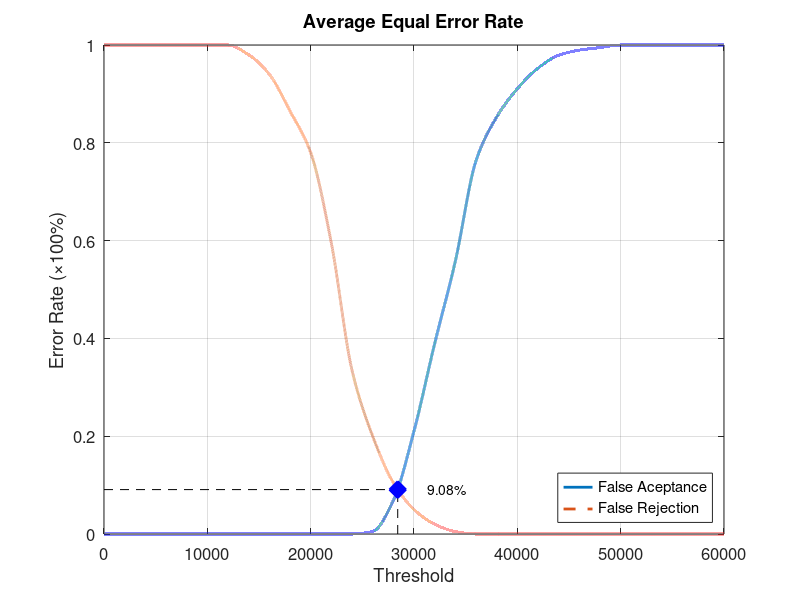
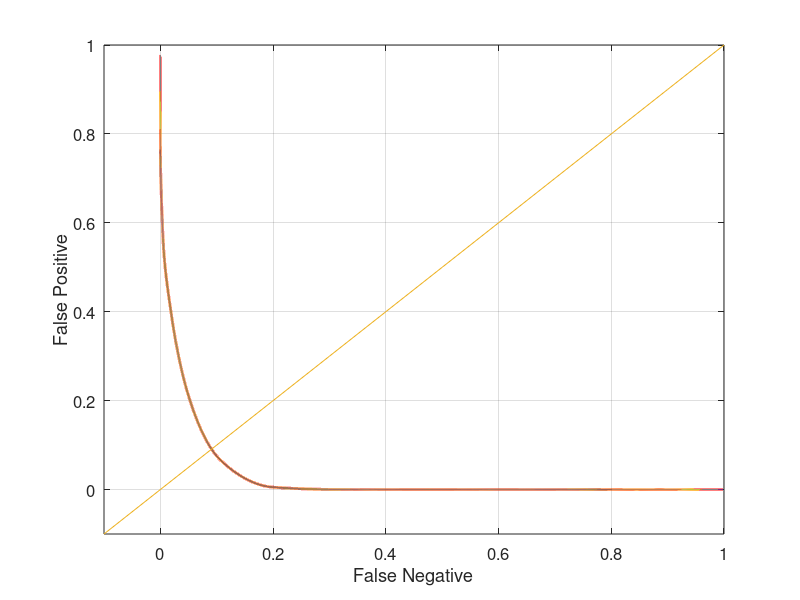

Recreate these plots in MATLAB, in order.
function yEER = Database5_2
close all;
clear;
clc;
x = 0:2000:60000;
xq = 0:0.5:60000;

y0 = [0 0 0 0 0 0 0 0 0 0 0 0 0 0.00526316 0.0684211 0.210526 0.389474 0.557895 0.763158 0.852632 0.910526 0.952632 0.978947 0.989474 0.994737 1 1 1 1 1 1];
yy0 = interp1(x, y0, xq, 'pchip');
y1 = [1 1 1 1 1 1 1 0.98 0.94 0.865 0.78 0.595 0.335 0.2 0.105 0.05 0.02 0.005 0 0 0 0 0 0 0 0 0 0 0 0 0];
yy1 = interp1(x, y1, xq, 'pchip');

% Calculating EER: 
y2 = abs(y0 - y1);
find(y2 == min(y2))
yy2 = abs(yy0 - yy1);
xEER = find(yy2 == min(yy2));
xEERIndex = xq(xEER) % X-axis EER
yEER = yy0(xEER) % Y-axis EER

main = figure
plot(xq, yy0,'-','LineWidth', 2);	hold on
plot(xq, yy1,'--','LineWidth', 2);	hold on
plot([xEERIndex xEERIndex], [0 yEER], 'k--');	hold on
plot([0 xEERIndex], [yEER yEER], 'k--');	hold on
plot(xEERIndex, yEER, 'bx', 'LineWidth', 10);	hold on
text(xEERIndex + 10 * xEERIndex / 100, yEER, [num2str(round((10000 * yEER)) / 100) '%'])
legend('False Aceptance', 'False Rejection', 'Location', 'SouthEast')
xlabel('Threshold')
ylabel('Error Rate (\times100%)')
title('Average Equal Error Rate')
set(gca, 'FontSize', 12)
axis([0 60000 0 1])
grid on

print(main, 'Database5_2Main', '-dpng');
FNRxFPR = figure('Color', [1 1 1]);
plot(yy1, yy0, '-', yy1, yy0, 'LineWidth', 2);
hold on
y = -0.1:0.1:1
plot(y, y); 
set(gca, 'FontSize', 12)
xlabel('False Negative')
ylabel('False Positive')
axis([-0.1 1 -0.1 1])
set(gca, 'FontSize', 12)
grid on

print(FNRxFPR, 'Database5_2FNRxFPR','-dpng');
end
